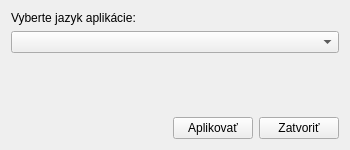
<?xml version="1.0" encoding="UTF-8"?>
<ui version="4.0">
 <class>LanguageSettingsWindow</class>
 <widget class="QWidget" name="LanguageSettingsWindow">
  <property name="geometry">
   <rect>
    <x>0</x>
    <y>0</y>
    <width>350</width>
    <height>150</height>
   </rect>
  </property>
  <property name="minimumSize">
   <size>
    <width>350</width>
    <height>150</height>
   </size>
  </property>
  <property name="maximumSize">
   <size>
    <width>350</width>
    <height>150</height>
   </size>
  </property>
  <property name="windowTitle">
   <string>Nastavenie Jazyka</string>
  </property>
  <layout class="QVBoxLayout" name="verticalLayout">
   <item>
    <widget class="QLabel" name="sys_lang_lbl_select">
     <property name="text">
      <string>Vyberte jazyk aplikácie:</string>
     </property>
    </widget>
   </item>
   <item>
    <widget class="QComboBox" name="sys_lang_combo">
     <property name="toolTip">
      <string>Zoznam dostupných jazykov pre rozhranie aplikácie.</string>
     </property>
    </widget>
   </item>
   <item>
    <spacer name="verticalSpacer">
     <property name="orientation">
      <enum>Qt::Vertical</enum>
     </property>
     <property name="sizeHint" stdset="0">
      <size>
       <width>20</width>
       <height>40</height>
      </size>
     </property>
    </spacer>
   </item>
   <item>
    <layout class="QHBoxLayout" name="horizontalLayout">
     <item>
      <spacer name="horizontalSpacer">
       <property name="orientation">
        <enum>Qt::Horizontal</enum>
       </property>
       <property name="sizeHint" stdset="0">
        <size>
         <width>40</width>
         <height>20</height>
        </size>
       </property>
      </spacer>
     </item>
     <item>
      <widget class="QPushButton" name="sys_lang_btn_apply">
       <property name="text">
        <string>Aplikovať</string>
       </property>
      </widget>
     </item>
     <item>
      <widget class="QPushButton" name="sys_lang_btn_close">
       <property name="text">
        <string>Zatvoriť</string>
       </property>
      </widget>
     </item>
    </layout>
   </item>
  </layout>
 </widget>
 <resources/>
 <connections/>
</ui>
